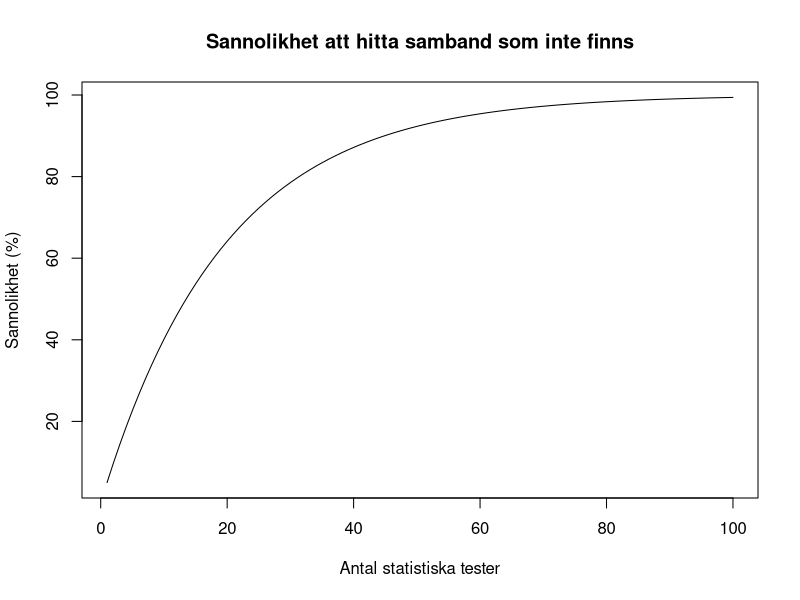

R code for this plot:
## ---- chunk 1
N <- 100
type1error <- list(N)
for(numtests in 1:N)
{
  type1error[numtests] <- (1 - (0.95 ^ numtests)) * 100
}
plot(1:N, type1error, type="line", main="Sannolikhet att hitta samband som inte finns", xlab="Antal statistiska tester", ylab="Sannolikhet (%)")
## ---- chunk 2
if(knitr::is_html_output()) {
	# Animation for HTML.
	"![Animation av Simpsons paradox där datan antingen analyseras tillsammans eller gruppvis. När all data analyseras tillsammans är korrelationen negativ (linjen pekar nedåt). När datan analyseras gruppvis är varje korrelation positiv (alla linjer pekar uppåt).](images/animations/simpsons-paradox.gif)"
}
if(knitr::is_latex_output()) {
	# Static image for PDF.
	"PDF-bild"
}
